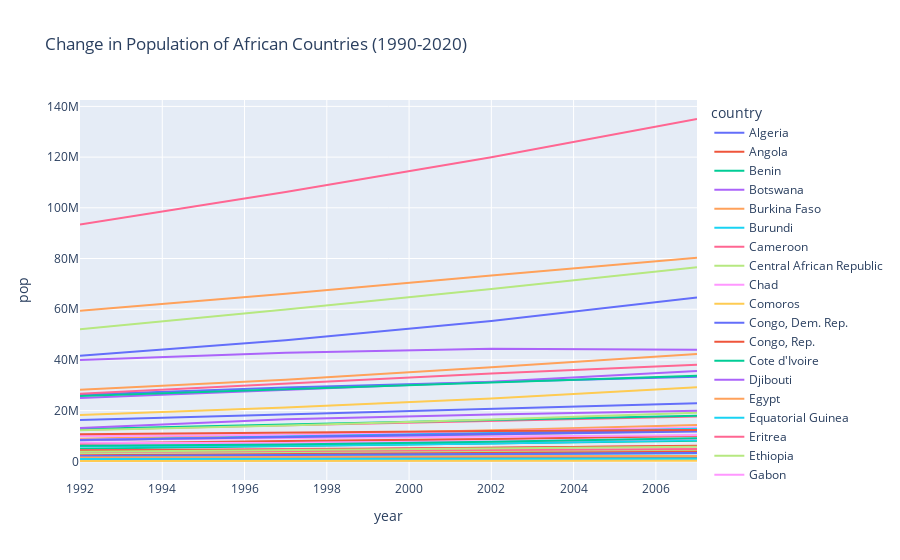

This figure's notebook cell:
### Code cell
# Line plot the change in population of each African country in the last 3 decades
fig_4 = px.line(recent, x='year', y='pop', color='country', title='Change in Population of African Countries (1990-2020)')
fig_4.show()

### Figure 1 — Plotly figure (JSON) as saved in the notebook; plotly's stock layout.template omitted (floating-point values rounded to 4 significant figures)
{"data": [{"hovertemplate": "country=Algeria<br>year=%{x}<br>pop=%{y}<extra></extra>", "legendgroup": "Algeria", "line": {"color": "#636efa", "dash": "solid"}, "mode": "lines", "name": "Algeria", "orientation": "v", "showlegend": true, "type": "scatter", "x": [1992, 1997, 2002, 2007], "xaxis": "x", "y": [26298373, 29072015, 31287142, 33333216], "yaxis": "y"}, {"hovertemplate": "country=Angola<br>year=%{x}<br>pop=%{y}<extra></extra>", "legendgroup": "Angola", "line": {"color": "#EF553B", "dash": "solid"}, "mode": "lines", "name": "Angola", "orientation": "v", "showlegend": true, "type": "scatter", "x": [1992, 1997, 2002, 2007], "xaxis": "x", "y": [8735988, 9875024, 10866106, 12420476], "yaxis": "y"}, {"hovertemplate": "country=Benin<br>year=%{x}<br>pop=%{y}<extra></extra>", "legendgroup": "Benin", "line": {"color": "#00cc96", "dash": "solid"}, "mode": "lines", "name": "Benin", "orientation": "v", "showlegend": true, "type": "scatter", "x": [1992, 1997, 2002, 2007], "xaxis": "x", "y": [4981671, 6066080, 7026113, 8078314], "yaxis": "y"}, {"hovertemplate": "country=Botswana<br>year=%{x}<br>pop=%{y}<extra></extra>", "legendgroup": "Botswana", "line": {"color": "#ab63fa", "dash": "solid"}, "mode": "lines", "name": "Botswana", "orientation": "v", "showlegend": true, "type": "scatter", "x": [1992, 1997, 2002, 2007], "xaxis": "x", "y": [1342614, 1536536, 1630347, 1639131], "yaxis": "y"}, {"hovertemplate": "country=Burkina Faso<br>year=%{x}<br>pop=%{y}<extra></extra>", "legendgroup": "Burkina Faso", "line": {"color": "#FFA15A", "dash": "solid"}, "mode": "lines", "name": "Burkina Faso", "orientation": "v", "showlegend": true, "type": "scatter", "x": [1992, 1997, 2002, 2007], "xaxis": "x", "y": [8878303, 10352843, 12251209, 14326203], "yaxis": "y"}, {"hovertemplate": "country=Burundi<br>year=%{x}<br>pop=%{y}<extra></extra>", "legendgroup": "Burundi", "line": {"color": "#19d3f3", "dash": "solid"}, "mode": "lines", "name": "Burundi", "orientation": "v", "showlegend": true, "type": "scatter", "x": [1992, 1997, 2002, 2007], "xaxis": "x", "y": [5809236, 6121610, 7021078, 8390505], "yaxis": "y"}, {"hovertemplate": "country=Cameroon<br>year=%{x}<br>pop=%{y}<extra></extra>", "legendgroup": "Cameroon", "line": {"color": "#FF6692", "dash": "solid"}, "mode": "lines", "name": "Cameroon", "orientation": "v", "showlegend": true, "type": "scatter", "x": [1992, 1997, 2002, 2007], "xaxis": "x", "y": [12467171, 14195809, 15929988, 17696293], "yaxis": "y"}, {"hovertemplate": "country=Central African Republic<br>year=%{x}<br>pop=%{y}<extra></extra>", "legendgroup": "Central African Republic", "line": {"color": "#B6E880", "dash": "solid"}, "mode": "lines", "name": "Central African Republic", "orientation": "v", "showlegend": true, "type": "scatter", "x": [1992, 1997, 2002, 2007], "xaxis": "x", "y": [3265124, 3696513, 4048013, 4369038], "yaxis": "y"}, {"hovertemplate": "country=Chad<br>year=%{x}<br>pop=%{y}<extra></extra>", "legendgroup": "Chad", "line": {"color": "#FF97FF", "dash": "solid"}, "mode": "lines", "name": "Chad", "orientation": "v", "showlegend": true, "type": "scatter", "x": [1992, 1997, 2002, 2007], "xaxis": "x", "y": [6429417, 7562011, 8835739, 10238807], "yaxis": "y"}, {"hovertemplate": "country=Comoros<br>year=%{x}<br>pop=%{y}<extra></extra>", "legendgroup": "Comoros", "line": {"color": "#FECB52", "dash": "solid"}, "mode": "lines", "name": "Comoros", "orientation": "v", "showlegend": true, "type": "scatter", "x": [1992, 1997, 2002, 2007], "xaxis": "x", "y": [454429, 527982, 614382, 710960], "yaxis": "y"}, {"hovertemplate": "country=Congo, Dem. Rep.<br>year=%{x}<br>pop=%{y}<extra></extra>", "legendgroup": "Congo, Dem. Rep.", "line": {"color": "#636efa", "dash": "solid"}, "mode": "lines", "name": "Congo, Dem. Rep.", "orientation": "v", "showlegend": true, "type": "scatter", "x": [1992, 1997, 2002, 2007], "xaxis": "x", "y": [41672143, 47798986, 55379852, 64606759], "yaxis": "y"}, {"hovertemplate": "country=Congo, Rep.<br>year=%{x}<br>pop=%{y}<extra></extra>", "legendgroup": "Congo, Rep.", "line": {"color": "#EF553B", "dash": "solid"}, "mode": "lines", "name": "Congo, Rep.", "orientation": "v", "showlegend": true, "type": "scatter", "x": [1992, 1997, 2002, 2007], "xaxis": "x", "y": [2409073, 2800947, 3328795, 3800610], "yaxis": "y"}, {"hovertemplate": "country=Cote d'Ivoire<br>year=%{x}<br>pop=%{y}<extra></extra>", "legendgroup": "Cote d'Ivoire", "line": {"color": "#00cc96", "dash": "solid"}, "mode": "lines", "name": "Cote d'Ivoire", "orientation": "v", "showlegend": true, "type": "scatter", "x": [1992, 1997, 2002, 2007], "xaxis": "x", "y": [12772596, 14625967, 16252726, 18013409], "yaxis": "y"}, {"hovertemplate": "country=Djibouti<br>year=%{x}<br>pop=%{y}<extra></extra>", "legendgroup": "Djibouti", "line": {"color": "#ab63fa", "dash": "solid"}, "mode": "lines", "name": "Djibouti", "orientation": "v", "showlegend": true, "type": "scatter", "x": [1992, 1997, 2002, 2007], "xaxis": "x", "y": [384156, 417908, 447416, 496374], "yaxis": "y"}, {"hovertemplate": "country=Egypt<br>year=%{x}<br>pop=%{y}<extra></extra>", "legendgroup": "Egypt", "line": {"color": "#FFA15A", "dash": "solid"}, "mode": "lines", "name": "Egypt", "orientation": "v", "showlegend": true, "type": "scatter", "x": [1992, 1997, 2002, 2007], "xaxis": "x", "y": [59402198, 66134291, 73312559, 80264543], "yaxis": "y"}, {"hovertemplate": "country=Equatorial Guinea<br>year=%{x}<br>pop=%{y}<extra></extra>", "legendgroup": "Equatorial Guinea", "line": {"color": "#19d3f3", "dash": "solid"}, "mode": "lines", "name": "Equatorial Guinea", "orientation": "v", "showlegend": true, "type": "scatter", "x": [1992, 1997, 2002, 2007], "xaxis": "x", "y": [387838, 439971, 495627, 551201], "yaxis": "y"}, {"hovertemplate": "country=Eritrea<br>year=%{x}<br>pop=%{y}<extra></extra>", "legendgroup": "Eritrea", "line": {"color": "#FF6692", "dash": "solid"}, "mode": "lines", "name": "Eritrea", "orientation": "v", "showlegend": true, "type": "scatter", "x": [1992, 1997, 2002, 2007], "xaxis": "x", "y": [3668440, 4058319, 4414865, 4906585], "yaxis": "y"}, {"hovertemplate": "country=Ethiopia<br>year=%{x}<br>pop=%{y}<extra></extra>", "legendgroup": "Ethiopia", "line": {"color": "#B6E880", "dash": "solid"}, "mode": "lines", "name": "Ethiopia", "orientation": "v", "showlegend": true, "type": "scatter", "x": [1992, 1997, 2002, 2007], "xaxis": "x", "y": [52088559, 59861301, 67946797, 76511887], "yaxis": "y"}, {"hovertemplate": "country=Gabon<br>year=%{x}<br>pop=%{y}<extra></extra>", "legendgroup": "Gabon", "line": {"color": "#FF97FF", "dash": "solid"}, "mode": "lines", "name": "Gabon", "orientation": "v", "showlegend": true, "type": "scatter", "x": [1992, 1997, 2002, 2007], "xaxis": "x", "y": [985739, 1126189, 1299304, 1454867], "yaxis": "y"}, {"hovertemplate": "country=Gambia<br>year=%{x}<br>pop=%{y}<extra></extra>", "legendgroup": "Gambia", "line": {"color": "#FECB52", "dash": "solid"}, "mode": "lines", "name": "Gambia", "orientation": "v", "showlegend": true, "type": "scatter", "x": [1992, 1997, 2002, 2007], "xaxis": "x", "y": [1025384, 1235767, 1457766, 1688359], "yaxis": "y"}, {"hovertemplate": "country=Ghana<br>year=%{x}<br>pop=%{y}<extra></extra>", "legendgroup": "Ghana", "line": {"color": "#636efa", "dash": "solid"}, "mode": "lines", "name": "Ghana", "orientation": "v", "showlegend": true, "type": "scatter", "x": [1992, 1997, 2002, 2007], "xaxis": "x", "y": [16278738, 18418288, 20550751, 22873338], "yaxis": "y"}, {"hovertemplate": "country=Guinea<br>year=%{x}<br>pop=%{y}<extra></extra>", "legendgroup": "Guinea", "line": {"color": "#EF553B", "dash": "solid"}, "mode": "lines", "name": "Guinea", "orientation": "v", "showlegend": true, "type": "scatter", "x": [1992, 1997, 2002, 2007], "xaxis": "x", "y": [6990574, 8048834, 8807818, 9947814], "yaxis": "y"}, {"hovertemplate": "country=Guinea-Bissau<br>year=%{x}<br>pop=%{y}<extra></extra>", "legendgroup": "Guinea-Bissau", "line": {"color": "#00cc96", "dash": "solid"}, "mode": "lines", "name": "Guinea-Bissau", "orientation": "v", "showlegend": true, "type": "scatter", "x": [1992, 1997, 2002, 2007], "xaxis": "x", "y": [1050938, 1193708, 1332459, 1472041], "yaxis": "y"}, {"hovertemplate": "country=Kenya<br>year=%{x}<br>pop=%{y}<extra></extra>", "legendgroup": "Kenya", "line": {"color": "#ab63fa", "dash": "solid"}, "mode": "lines", "name": "Kenya", "orientation": "v", "showlegend": true, "type": "scatter", "x": [1992, 1997, 2002, 2007], "xaxis": "x", "y": [25020539, 28263827, 31386842, 35610177], "yaxis": "y"}, {"hovertemplate": "country=Lesotho<br>year=%{x}<br>pop=%{y}<extra></extra>", "legendgroup": "Lesotho", "line": {"color": "#FFA15A", "dash": "solid"}, "mode": "lines", "name": "Lesotho", "orientation": "v", "showlegend": true, "type": "scatter", "x": [1992, 1997, 2002, 2007], "xaxis": "x", "y": [1803195, 1982823, 2046772, 2012649], "yaxis": "y"}, {"hovertemplate": "country=Liberia<br>year=%{x}<br>pop=%{y}<extra></extra>", "legendgroup": "Liberia", "line": {"color": "#19d3f3", "dash": "solid"}, "mode": "lines", "name": "Liberia", "orientation": "v", "showlegend": true, "type": "scatter", "x": [1992, 1997, 2002, 2007], "xaxis": "x", "y": [1912974, 2200725, 2814651, 3193942], "yaxis": "y"}, {"hovertemplate": "country=Libya<br>year=%{x}<br>pop=%{y}<extra></extra>", "legendgroup": "Libya", "line": {"color": "#FF6692", "dash": "solid"}, "mode": "lines", "name": "Libya", "orientation": "v", "showlegend": true, "type": "scatter", "x": [1992, 1997, 2002, 2007], "xaxis": "x", "y": [4364501, 4759670, 5368585, 6036914], "yaxis": "y"}, {"hovertemplate": "country=Madagascar<br>year=%{x}<br>pop=%{y}<extra></extra>", "legendgroup": "Madagascar", "line": {"color": "#B6E880", "dash": "solid"}, "mode": "lines", "name": "Madagascar", "orientation": "v", "showlegend": true, "type": "scatter", "x": [1992, 1997, 2002, 2007], "xaxis": "x", "y": [12210395, 14165114, 16473477, 19167654], "yaxis": "y"}, {"hovertemplate": "country=Malawi<br>year=%{x}<br>pop=%{y}<extra></extra>", "legendgroup": "Malawi", "line": {"color": "#FF97FF", "dash": "solid"}, "mode": "lines", "name": "Malawi", "orientation": "v", "showlegend": true, "type": "scatter", "x": [1992, 1997, 2002, 2007], "xaxis": "x", "y": [10014249, 10419991, 11824495, 13327079], "yaxis": "y"}, {"hovertemplate": "country=Mali<br>year=%{x}<br>pop=%{y}<extra></extra>", "legendgroup": "Mali", "line": {"color": "#FECB52", "dash": "solid"}, "mode": "lines", "name": "Mali", "orientation": "v", "showlegend": true, "type": "scatter", "x": [1992, 1997, 2002, 2007], "xaxis": "x", "y": [8416215, 9384984, 10580176, 12031795], "yaxis": "y"}, {"hovertemplate": "country=Mauritania<br>year=%{x}<br>pop=%{y}<extra></extra>", "legendgroup": "Mauritania", "line": {"color": "#636efa", "dash": "solid"}, "mode": "lines", "name": "Mauritania", "orientation": "v", "showlegend": true, "type": "scatter", "x": [1992, 1997, 2002, 2007], "xaxis": "x", "y": [2119465, 2444741, 2828858, 3270065], "yaxis": "y"}, {"hovertemplate": "country=Mauritius<br>year=%{x}<br>pop=%{y}<extra></extra>", "legendgroup": "Mauritius", "line": {"color": "#EF553B", "dash": "solid"}, "mode": "lines", "name": "Mauritius", "orientation": "v", "showlegend": true, "type": "scatter", "x": [1992, 1997, 2002, 2007], "xaxis": "x", "y": [1096202, 1149818, 1200206, 1250882], "yaxis": "y"}, {"hovertemplate": "country=Morocco<br>year=%{x}<br>pop=%{y}<extra></extra>", "legendgroup": "Morocco", "line": {"color": "#00cc96", "dash": "solid"}, "mode": "lines", "name": "Morocco", "orientation": "v", "showlegend": true, "type": "scatter", "x": [1992, 1997, 2002, 2007], "xaxis": "x", "y": [25798239, 28529501, 31167783, 33757175], "yaxis": "y"}, {"hovertemplate": "country=Mozambique<br>year=%{x}<br>pop=%{y}<extra></extra>", "legendgroup": "Mozambique", "line": {"color": "#ab63fa", "dash": "solid"}, "mode": "lines", "name": "Mozambique", "orientation": "v", "showlegend": true, "type": "scatter", "x": [1992, 1997, 2002, 2007], "xaxis": "x", "y": [13160731, 16603334, 18473780, 19951656], "yaxis": "y"}, {"hovertemplate": "country=Namibia<br>year=%{x}<br>pop=%{y}<extra></extra>", "legendgroup": "Namibia", "line": {"color": "#FFA15A", "dash": "solid"}, "mode": "lines", "name": "Namibia", "orientation": "v", "showlegend": true, "type": "scatter", "x": [1992, 1997, 2002, 2007], "xaxis": "x", "y": [1554253, 1774766, 1972153, 2055080], "yaxis": "y"}, {"hovertemplate": "country=Niger<br>year=%{x}<br>pop=%{y}<extra></extra>", "legendgroup": "Niger", "line": {"color": "#19d3f3", "dash": "solid"}, "mode": "lines", "name": "Niger", "orientation": "v", "showlegend": true, "type": "scatter", "x": [1992, 1997, 2002, 2007], "xaxis": "x", "y": [8392818, 9666252, 11140655, 12894865], "yaxis": "y"}, {"hovertemplate": "country=Nigeria<br>year=%{x}<br>pop=%{y}<extra></extra>", "legendgroup": "Nigeria", "line": {"color": "#FF6692", "dash": "solid"}, "mode": "lines", "name": "Nigeria", "orientation": "v", "showlegend": true, "type": "scatter", "x": [1992, 1997, 2002, 2007], "xaxis": "x", "y": [93364244, 106207839, 119901274, 135031164], "yaxis": "y"}, {"hovertemplate": "country=Reunion<br>year=%{x}<br>pop=%{y}<extra></extra>", "legendgroup": "Reunion", "line": {"color": "#B6E880", "dash": "solid"}, "mode": "lines", "name": "Reunion", "orientation": "v", "showlegend": true, "type": "scatter", "x": [1992, 1997, 2002, 2007], "xaxis": "x", "y": [622191, 684810, 743981, 798094], "yaxis": "y"}, {"hovertemplate": "country=Rwanda<br>year=%{x}<br>pop=%{y}<extra></extra>", "legendgroup": "Rwanda", "line": {"color": "#FF97FF", "dash": "solid"}, "mode": "lines", "name": "Rwanda", "orientation": "v", "showlegend": true, "type": "scatter", "x": [1992, 1997, 2002, 2007], "xaxis": "x", "y": [7290203, 7212583, 7852401, 8860588], "yaxis": "y"}, {"hovertemplate": "country=Sao Tome and Principe<br>year=%{x}<br>pop=%{y}<extra></extra>", "legendgroup": "Sao Tome and Principe", "line": {"color": "#FECB52", "dash": "solid"}, "mode": "lines", "name": "Sao Tome and Principe", "orientation": "v", "showlegend": true, "type": "scatter", "x": [1992, 1997, 2002, 2007], "xaxis": "x", "y": [125911, 145608, 170372, 199579], "yaxis": "y"}, {"hovertemplate": "country=Senegal<br>year=%{x}<br>pop=%{y}<extra></extra>", "legendgroup": "Senegal", "line": {"color": "#636efa", "dash": "solid"}, "mode": "lines", "name": "Senegal", "orientation": "v", "showlegend": true, "type": "scatter", "x": [1992, 1997, 2002, 2007], "xaxis": "x", "y": [8307920, 9535314, 10870037, 12267493], "yaxis": "y"}, {"hovertemplate": "country=Sierra Leone<br>year=%{x}<br>pop=%{y}<extra></extra>", "legendgroup": "Sierra Leone", "line": {"color": "#EF553B", "dash": "solid"}, "mode": "lines", "name": "Sierra Leone", "orientation": "v", "showlegend": true, "type": "scatter", "x": [1992, 1997, 2002, 2007], "xaxis": "x", "y": [4260884, 4578212, 5359092, 6144562], "yaxis": "y"}, {"hovertemplate": "country=Somalia<br>year=%{x}<br>pop=%{y}<extra></extra>", "legendgroup": "Somalia", "line": {"color": "#00cc96", "dash": "solid"}, "mode": "lines", "name": "Somalia", "orientation": "v", "showlegend": true, "type": "scatter", "x": [1992, 1997, 2002, 2007], "xaxis": "x", "y": [6099799, 6633514, 7753310, 9118773], "yaxis": "y"}, {"hovertemplate": "country=South Africa<br>year=%{x}<br>pop=%{y}<extra></extra>", "legendgroup": "South Africa", "line": {"color": "#ab63fa", "dash": "solid"}, "mode": "lines", "name": "South Africa", "orientation": "v", "showlegend": true, "type": "scatter", "x": [1992, 1997, 2002, 2007], "xaxis": "x", "y": [39964159, 42835005, 44433622, 43997828], "yaxis": "y"}, {"hovertemplate": "country=Sudan<br>year=%{x}<br>pop=%{y}<extra></extra>", "legendgroup": "Sudan", "line": {"color": "#FFA15A", "dash": "solid"}, "mode": "lines", "name": "Sudan", "orientation": "v", "showlegend": true, "type": "scatter", "x": [1992, 1997, 2002, 2007], "xaxis": "x", "y": [28227588, 32160729, 37090298, 42292929], "yaxis": "y"}, {"hovertemplate": "country=Swaziland<br>year=%{x}<br>pop=%{y}<extra></extra>", "legendgroup": "Swaziland", "line": {"color": "#19d3f3", "dash": "solid"}, "mode": "lines", "name": "Swaziland", "orientation": "v", "showlegend": true, "type": "scatter", "x": [1992, 1997, 2002, 2007], "xaxis": "x", "y": [962344, 1054486, 1130269, 1133066], "yaxis": "y"}, {"hovertemplate": "country=Tanzania<br>year=%{x}<br>pop=%{y}<extra></extra>", "legendgroup": "Tanzania", "line": {"color": "#FF6692", "dash": "solid"}, "mode": "lines", "name": "Tanzania", "orientation": "v", "showlegend": true, "type": "scatter", "x": [1992, 1997, 2002, 2007], "xaxis": "x", "y": [26605473, 30686889, 34593779, 38139640], "yaxis": "y"}, {"hovertemplate": "country=Togo<br>year=%{x}<br>pop=%{y}<extra></extra>", "legendgroup": "Togo", "line": {"color": "#B6E880", "dash": "solid"}, "mode": "lines", "name": "Togo", "orientation": "v", "showlegend": true, "type": "scatter", "x": [1992, 1997, 2002, 2007], "xaxis": "x", "y": [3747553, 4320890, 4977378, 5701579], "yaxis": "y"}, {"hovertemplate": "country=Tunisia<br>year=%{x}<br>pop=%{y}<extra></extra>", "legendgroup": "Tunisia", "line": {"color": "#FF97FF", "dash": "solid"}, "mode": "lines", "name": "Tunisia", "orientation": "v", "showlegend": true, "type": "scatter", "x": [1992, 1997, 2002, 2007], "xaxis": "x", "y": [8523077, 9231669, 9770575, 10276158], "yaxis": "y"}, {"hovertemplate": "country=Uganda<br>year=%{x}<br>pop=%{y}<extra></extra>", "legendgroup": "Uganda", "line": {"color": "#FECB52", "dash": "solid"}, "mode": "lines", "name": "Uganda", "orientation": "v", "showlegend": true, "type": "scatter", "x": [1992, 1997, 2002, 2007], "xaxis": "x", "y": [18252190, 21210254, 24739869, 29170398], "yaxis": "y"}, {"hovertemplate": "country=Zambia<br>year=%{x}<br>pop=%{y}<extra></extra>", "legendgroup": "Zambia", "line": {"color": "#636efa", "dash": "solid"}, "mode": "lines", "name": "Zambia", "orientation": "v", "showlegend": true, "type": "scatter", "x": [1992, 1997, 2002, 2007], "xaxis": "x", "y": [8381163, 9417789, 10595811, 11746035], "yaxis": "y"}, {"hovertemplate": "country=Zimbabwe<br>year=%{x}<br>pop=%{y}<extra></extra>", "legendgroup": "Zimbabwe", "line": {"color": "#EF553B", "dash": "solid"}, "mode": "lines", "name": "Zimbabwe", "orientation": "v", "showlegend": true, "type": "scatter", "x": [1992, 1997, 2002, 2007], "xaxis": "x", "y": [10704340, 11404948, 11926563, 12311143], "yaxis": "y"}], "layout": {"legend": {"title": {"text": "country"}, "tracegroupgap": 0}, "title": {"text": "Change in Population of African Countries (1990-2020)"}, "xaxis": {"anchor": "y", "domain": [0, 1], "title": {"text": "year"}}, "yaxis": {"anchor": "x", "domain": [0, 1], "title": {"text": "pop"}}}}
